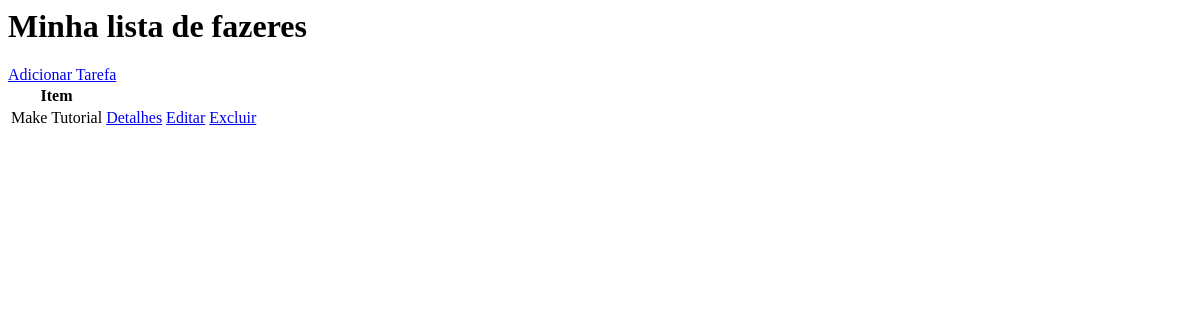
The app's page /, older data.
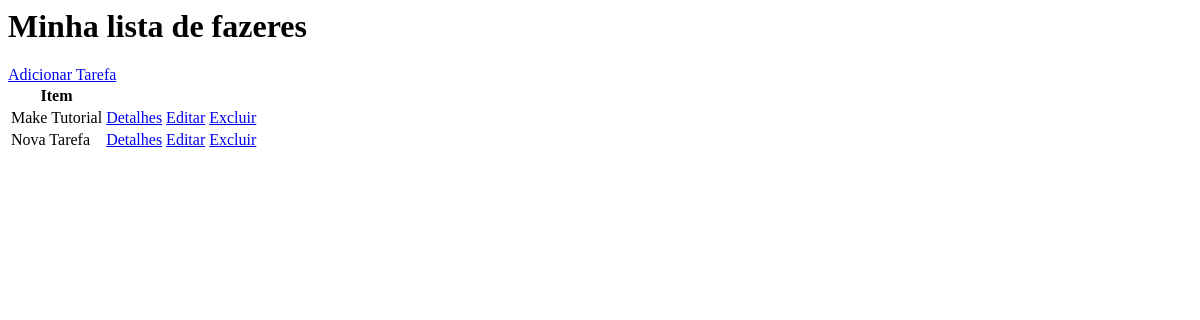
The same page, newer data.
### base/models.py (models this page shows, shortened)
class Task(models.Model):
    user = models.ForeignKey(User, on_delete=models.CASCADE, null=True, blank=True)
    title = models.CharField(max_length=200)
    description = models.TextField(null=True, blank=True)
    complete = models.BooleanField(default=False)
    created = models.DateTimeField(auto_now_add=True)
    class Meta():
        ordering = ['complete']

### base/views.py (the view)
# urls.py: path('', TaskList.as_view(), name='tasks'),
class TaskList(ListView):
    model = Task
    context_object_name = 'tasks'

### base/templates/base/task_list.html
<h1>Minha lista de fazeres</h1>
<a href="{% url 'task-create' %}">Adicionar Tarefa</a>
<table>
    <tr>
        <th>Item</th>
        <th></th>
    </tr>
    {% for task in tasks %}
    <tr>
        <td>{{task.title}}</td>
        <td><a href="{% url 'task' task.id %}">Detalhes</a></td>
        <td><a href="{% url 'task-update' task.id %}">Editar</a></td>
        <td><a href="{% url 'task-delete' task.id %}">Excluir</a></td>
    </tr>
    {% empty %}
        <h3>Nenhum item na lista</h3>
    {% endfor %}
</table>

Row changes from the older to the newer data that the page shows:
added Task: title "Nova Tarefa"
